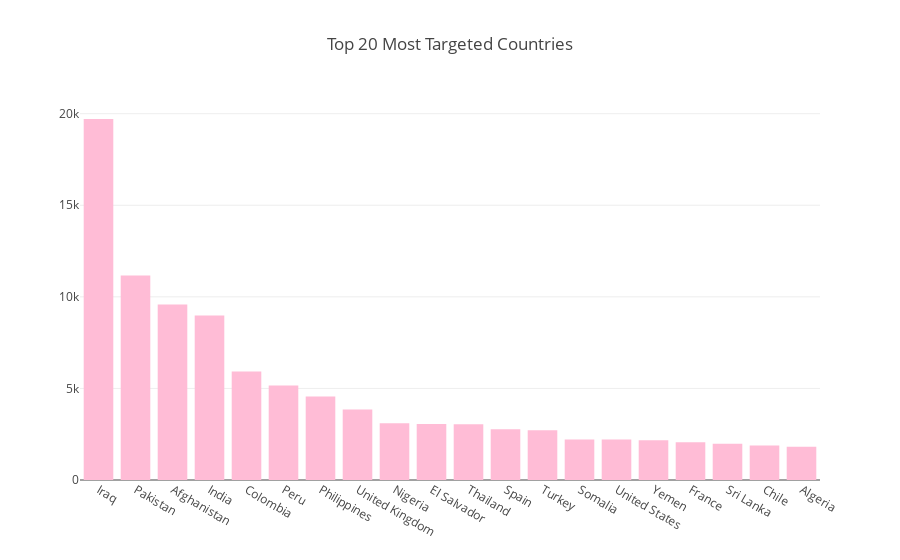

Notebook code cell kept with this figure:
### Code cell
##Top 20 countries by attack/fatalities
apc = GTD.groupby('country_txt')['country_txt'].count().sort_values(ascending= False)
cpc = GTD.groupby('country_txt', as_index= False)['casualties'].sum().sort_values(by = 'casualties', ascending= False)
cc = pd.merge(pd.DataFrame(apc), cpc, on = 'country_txt')


trace = go.Bar(x = apc.index[:20],y = apc,
                 marker = dict(color = 'rgb(255, 188, 214)'),
                 name = 'Terror Attacks')

layout = go.Layout(title = 'Top 20 Most Targeted Countries', barmode='relative' )

py.iplot(dict(data = [trace], layout = layout))

### Figure 1 — Plotly figure (JSON) as saved in the notebook; plotly's stock layout.template omitted (floating-point values rounded to 4 significant figures; data arrays with more than 128 entries replaced by an {"elided": "..."} marker saying what was removed)
{"data": [{"marker": {"color": "rgb(255, 188, 214)"}, "name": "Terror Attacks", "type": "bar", "x": ["Iraq", "Pakistan", "Afghanistan", "India", "Colombia", "Peru", "Philippines", "United Kingdom", "Nigeria", "El Salvador", "Thailand", "Spain", "Turkey", "Somalia", "United States", "Yemen", "France", "Sri Lanka", "Chile", "Algeria"], "y": {"elided": "201 int values"}}], "layout": {"barmode": "relative", "title": "Top 20 Most Targeted Countries"}}
